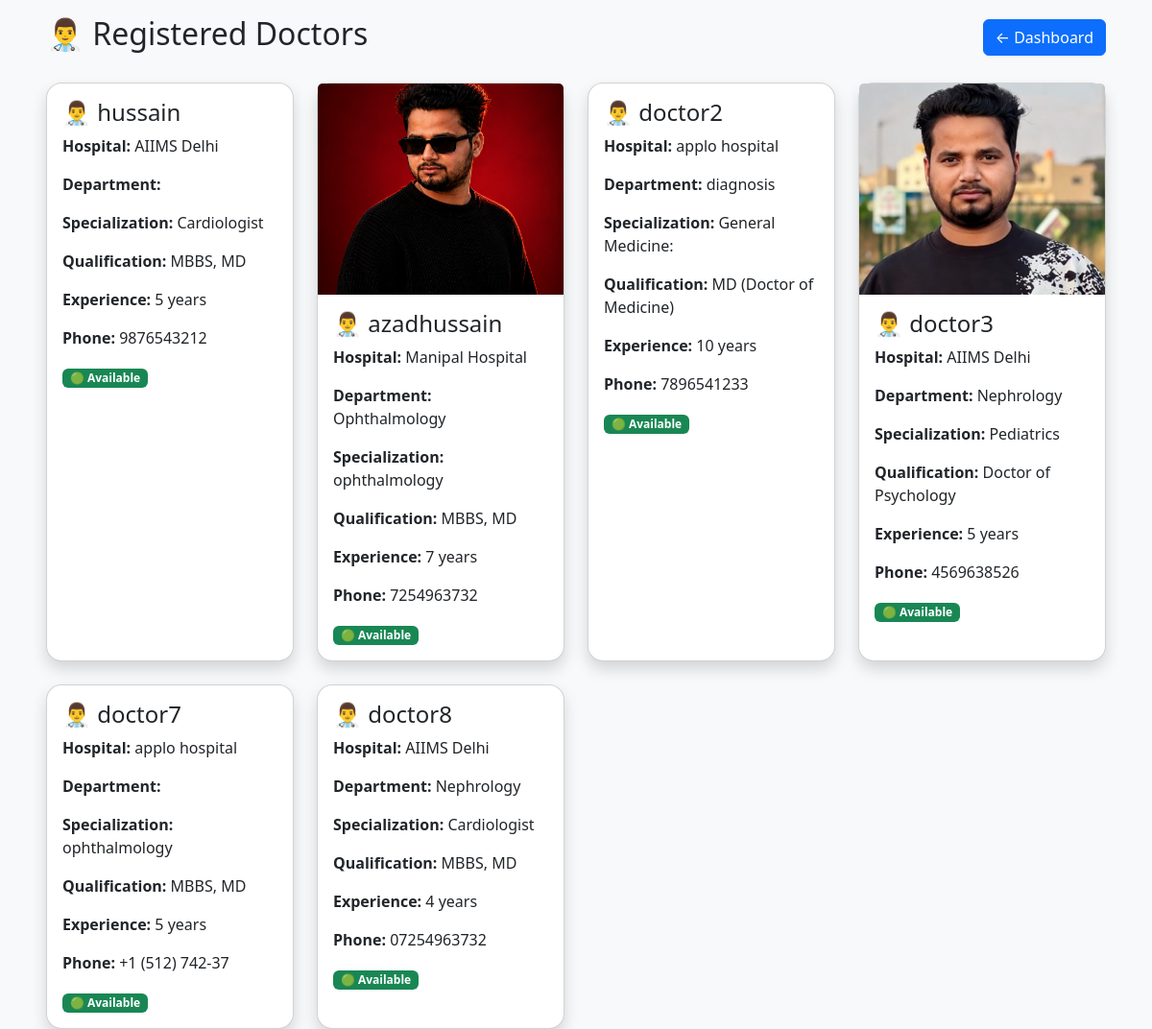
Page /doctor/list/ (signed in) on the committed database.
### doctors/models.py (models this page shows, shortened)
class DoctorProfile(models.Model):
    user = models.OneToOneField(User,related_name='doctor_profile',on_delete=models.CASCADE)
    hospital = models.ForeignKey(Hospital,related_name='doctors',on_delete=models.CASCADE)
    department = models.ForeignKey(Department,related_name='doctors',on_delete=models.SET_NULL,null=True,blank=True)
    image = models.ImageField(upload_to='doctors/',blank=True,null=True)
    specialization = models.CharField(max_length=100)
    qualification = models.CharField(max_length=100)
    experience_year = models.PositiveIntegerField(default=0)
    phone = models.CharField(max_length=15)
    is_available = models.BooleanField(default=True)

### hospital/models.py (models this page shows, shortened)
class Hospital(models.Model):
    Name = models.CharField(max_length=100)
    Address = models.TextField()
    City = models.CharField(max_length=100)
    Phone_no = models.CharField(max_length=15,unique=True)
    Email = models.EmailField()
    Emerg_Available = models.BooleanField(default=True)
    Total_Beds = models.PositiveIntegerField(default=0)
    Available_beds = models.PositiveIntegerField(default=0)
    image = models.ImageField(upload_to='hospitals/',blank=True,null=True)
    created_at = models.DateTimeField(auto_now_add=True)

class Department(models.Model):
    name = models.CharField(max_length=100)
    image = models.ImageField(upload_to='department/',blank=True,null=True)
    description = models.TextField(blank=True)
    hospital = models.ForeignKey(Hospital,related_name='department',on_delete=models.CASCADE)

### doctors/views.py (the view)
# urls.py: path('list/',views.doctor_list,name='doctor_list'),
@login_required
def doctor_list(request):
    doctors = DoctorProfile.objects.all()
    return render(request,'doctors/doctor_list.html',{'doctors':doctors})

### templates/doctors/doctor_list.html (shortened to what this page needs)
<!DOCTYPE html>
<html>
<head>
    <link href="https://cdn.jsdelivr.net/npm/bootstrap@5.3.8/dist/css/bootstrap.min.css" rel="stylesheet">
</head>
<body class="bg-light">
    <div class="container-fluid mt-3 px-5">
        <div class="d-flex justify-content-between align-items-center mb-4">
            <h2>👨‍⚕️ Registered Doctors</h2>
            <a href="{% url 'dashboard' %}" class="btn btn-primary">
                ← Dashboard
            </a>
        </div>
        <div class="row g-4">
            {% for doctor in doctors %}
            <div class="col-md-6 col-lg-3">
                <div class="card shadow rounded-4 h-100 ">
                    {% if doctor.image %}
                    <img src="{{ doctor.image.url }}" class="card-img-top" style="height:220px; object-fit:cover;">
                    {% endif %}
                    <div class="card-body">
                        <h4>👨‍⚕️ {{ doctor.user.username }}</h4>
                        <p>
                            <strong>Hospital:</strong>
                            {{ doctor.hospital.Name }}
                        </p>
                        <p>
                            <strong>Department:</strong>
                            {{ doctor.department.name }}
                        </p>
                        <p>
                            <strong>Specialization:</strong>
                            {{ doctor.specialization }}
                        </p>
                        <p>
                            <strong>Qualification:</strong>
                            {{ doctor.qualification }}
                        </p>
                        <p>
                            <strong>Experience:</strong>
                            {{ doctor.experience_year }} years
                        </p>
                        <p>
                            <strong>Phone:</strong>
                            {{ doctor.phone }}
                        </p>
                        {% if doctor.is_available %}
                        <span class="badge bg-success">
                            🟢 Available
                        </span>
                        {% else %}
                        <span class="badge bg-danger">
                            🔴 Not Available
                        </span>
                        {% endif %}
                    </div>
                </div>
            </div>
            {% empty %}
            <div class="text-center">
                <h4>No Doctors Registered</h4>
            </div>
            {% endfor %}
        </div>
    </div>
</body>
</html>

### rows in the picture
DoctorProfile: user.username "hussain", hospital.Name "AIIMS Delhi", specialization "Cardiologist", qualification "MBBS, MD", experience_year "5", phone "9876543212", is_available "🟢 Available"
DoctorProfile: image (picture), user.username "azadhussain", hospital.Name "Manipal Hospital", department.name "Ophthalmology", specialization "ophthalmology", qualification "MBBS, MD", experience_year "7", phone "7254963732", is_available "🟢 Available"
DoctorProfile: user.username "doctor2", hospital.Name "applo hospital", department.name "diagnosis", specialization "General Medicine:", qualification "MD (Doctor of Medicine)", experience_year "10", phone "7896541233", is_available "🟢 Available"
DoctorProfile: image (picture), user.username "doctor3", hospital.Name "AIIMS Delhi", department.name "Nephrology", specialization "Pediatrics", qualification "Doctor of Psychology", experience_year "5", phone "4569638526", is_available "🟢 Available"
DoctorProfile: user.username "doctor7", hospital.Name "applo hospital", specialization "ophthalmology", qualification "MBBS, MD", experience_year "5", phone "+1 (512) 742-37", is_available "🟢 Available"
DoctorProfile: user.username "doctor8", hospital.Name "AIIMS Delhi", department.name "Nephrology", specialization "Cardiologist", qualification "MBBS, MD", experience_year "4", phone "07254963732", is_available "🟢 Available"
